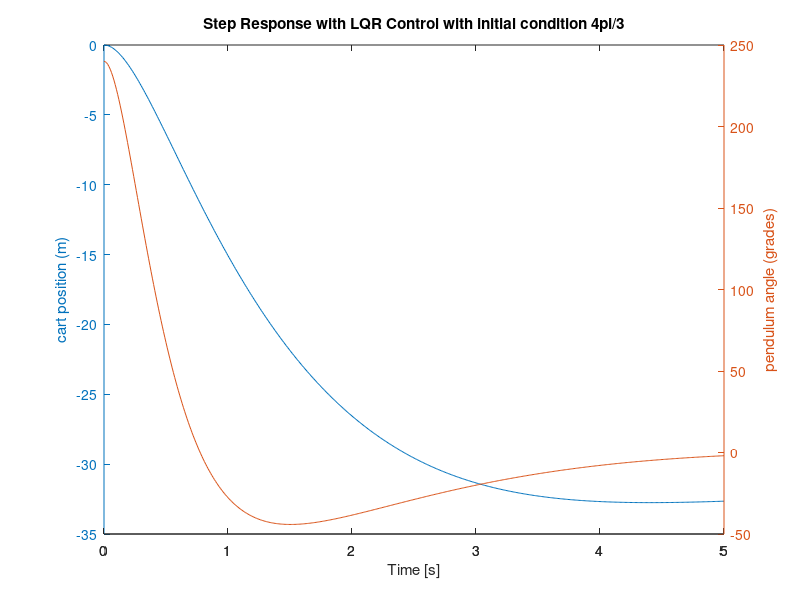

The MATLAB script that drew this image:
%% Controlador LQR
A = [0 0 1 0; 0 0 0 1; 0 0.5401 -0.7235 0; 0 14.0955 -0.9854 0];
B = [0  0 2.2747 3.0978]';
C = [1 0 0 0;0 1 0 0];
Q = [0.1 0 0 0;0 0 0 0; 0 0 0.0001 0; 0 0 0 0] ;
%Q = C'*C;
D = 0;
R = 1;
K = lqr(A,B,Q,R);
Ac = (A-B*K);
Bc = B;
Cc = C;
Dc = D;
X0 = [0;4*pi/3;0;0];
states = {'x' 'theta' 'x_dot' 'theta_dot'};
inputs = {'r'};
outputs = {'x','theta'};

sys_cl = ss(Ac,Bc,Cc,Dc,'statename',states,'inputname',inputs,'outputname',outputs);
sys_tf =tf(sys_cl)

t = 0:0.01:5;
r =10*ones(size(t));

[y,t,x]=lsim(sys_cl,r,t,X0);
%plot(t,y(:,1))
y(:,2) = 180/pi.*y(:,2);

[AX,H1,H2] = plotyy(t,y(:,1),t,y(:,2),'plot');
xlabel('Time [s]')
set(get(AX(1),'Ylabel'),'String','cart position (m)')
set(get(AX(2),'Ylabel'),'String','pendulum angle (grades)')

title('Step Response with LQR Control with initial condition 4pi/3')